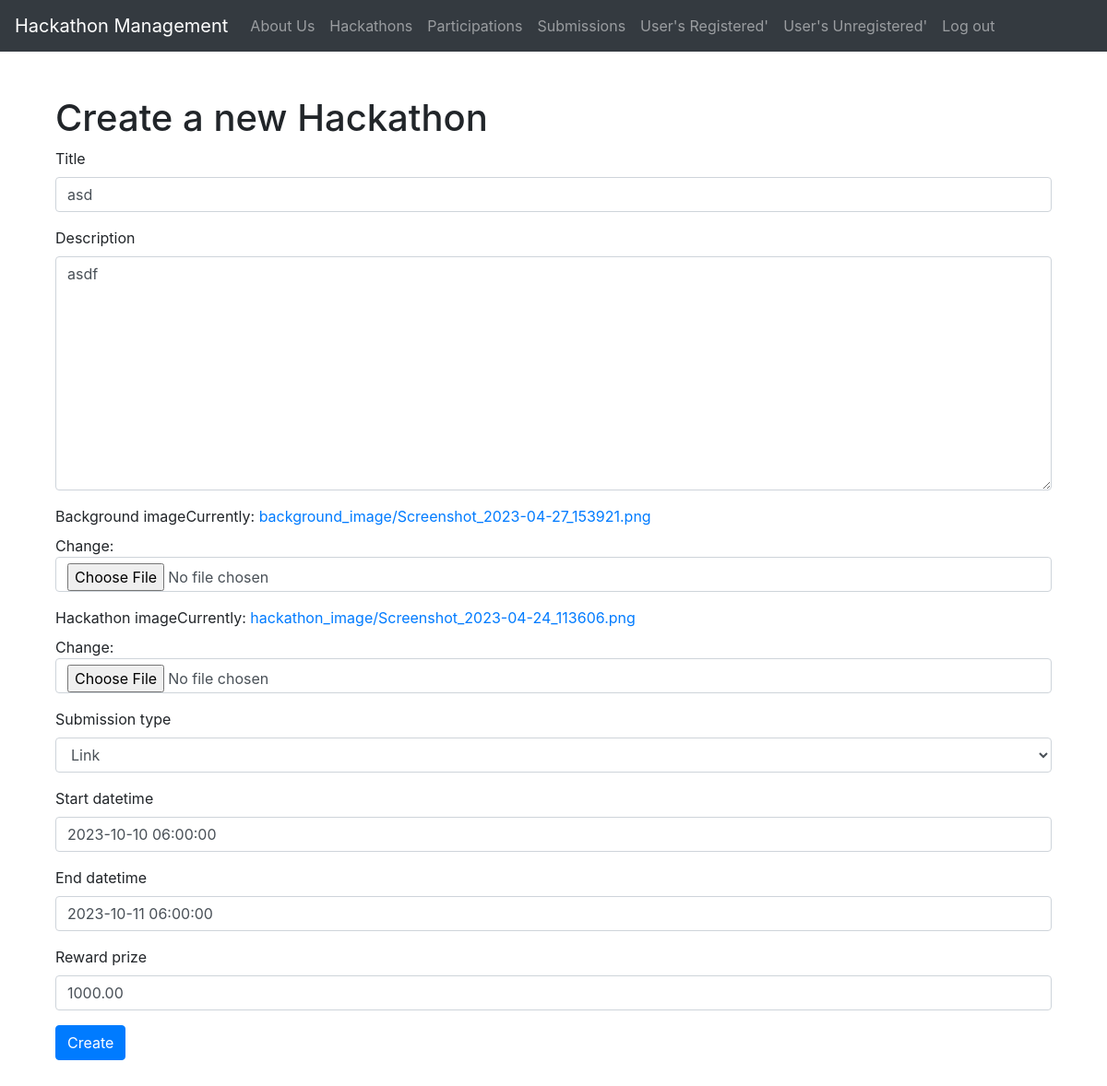
/hackathon/update/asd (signed in), run on an earlier commit of the app's database.
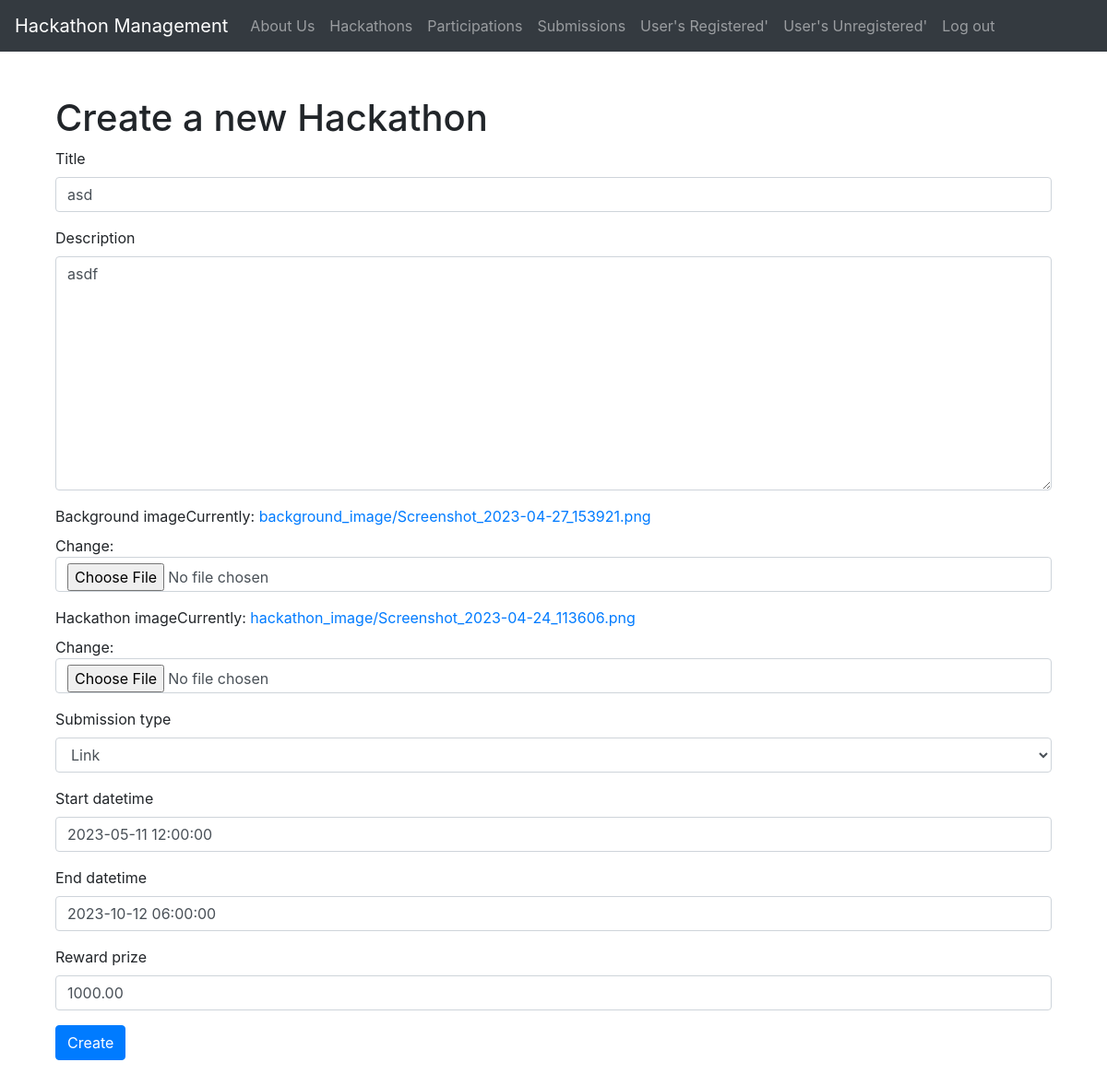
And on a later commit of the database.
### hackathon/models.py (models this page shows, shortened)
class Hackathon(models.Model):
    title = models.CharField(max_length=100, unique=True)
    slug = models.SlugField(allow_unicode=True)
    description = models.TextField()
    background_image = models.ImageField(
        upload_to=f'background_image/')
    hackathon_image = models.ImageField(
        upload_to=f'hackathon_image/')
    SUBMISSION_CHOICES = [
        ('image', 'Image'),
        ('file', 'File'),
        ('link', 'Link'),
    ]
    submission_type = models.CharField(
        max_length=5, choices=SUBMISSION_CHOICES)
    start_datetime = models.DateTimeField()
    end_datetime = models.DateTimeField()
    reward_prize = models.DecimalField(max_digits=8, decimal_places=2)
    participants = models.ManyToManyField(User, through="Participant")
    class Meta:
        ordering = ["start_datetime"]

### hackathon/views.py (the view)
# urls.py: path('update/<slug>', views.HackathonModifyView.as_view(), name="update"),
class HackathonModifyView(LoginRequiredMixin, UpdateView):
    model = Hackathon
    form_class = HackathonUpdateForm
    template_name = 'hackathon/hackathon_form.html'
    success_url = reverse_lazy('hackathon:list')

### hackathon/forms.py (shortened to what this page needs)
class HackathonUpdateForm(ModelForm):
    class Meta:
        model = Hackathon
        fields = ('title', 'description', 'background_image', 'hackathon_image',
                  'submission_type', 'start_datetime', 'end_datetime', 'reward_prize')

### hackathon/templates/hackathon/hackathon_form.html
{% extends 'base.html' %} {% load bootstrap4 %} {% block content %}
<div class="container">
  <h1>Create a new Hackathon</h1>
  <form method="POST" enctype="multipart/form-data" class="needs-validation" novalidate>
    {% csrf_token %}{% bootstrap_form form %} {% buttons %}
    <button type="submit" class="btn btn-primary btn-large">Create</button>
    {% endbuttons %}
  </form>
</div>
{% endblock %}

What changed in the data, as far as the page shows it:
changed Hackathon "asd": start_datetime "2023-10-10 06:00:00" → "2023-05-11 12:00:00"; end_datetime "2023-10-11 06:00:00" → "2023-10-12 06:00:00"
